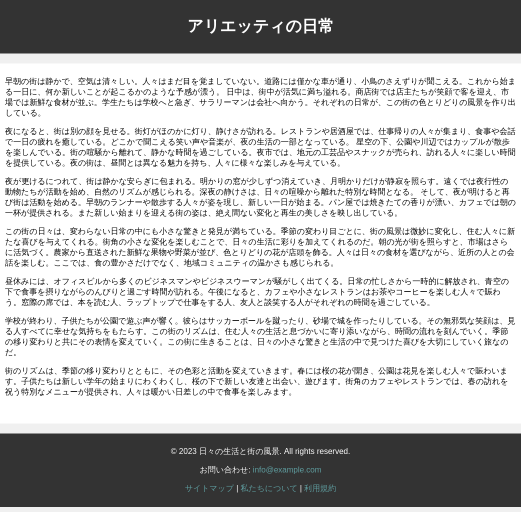
#> input picture python/src/module/img/bf_html.png, 1042 x 1024 px, found by its file name (shown at 1/2 size)
$ python -i detect_rec_divide.py   (imports and definitions only)
#> lines starting #> are read from the running program, lines starting #| are printed output that depends on the picture; after the words box and inside, x2 and y2 are one past the last pixel; in counts of white or black regions, pixels touching at a corner belong together
# 成功作
# 連番の色枠付き画像を生成＆対応する赤枠と緑枠を出力＆赤枠と緑枠の座標と幅と高さを出力＆配置の差異判定
# 参考サイト：https://sosotata.com/spot7differences/
import cv2
import os
import numpy as np
import subprocess
import math


RED_TEXT_START = "\033[91m"
RED_TEXT_END = "\033[0m"
GREEN_TEXT_START = "\033[92m"
GREEN_TEXT_END = "\033[0m"


def str_red(text):
    """
    文字列を赤色で装飾する関数

    Parameters:
    - text (str): 装飾する文字列

    Returns:
    - decorated_text (str): 赤色で装飾された文字列
    """
    # return text
    return f"{RED_TEXT_START}{text}{RED_TEXT_END}"


def str_green(text):
    """
    文字列を緑色で装飾する関数

    Parameters:
    - text (str): 装飾する文字列

    Returns:
    - decorated_text (str): 緑色で装飾された文字列
    """
    # return text
    return f"{GREEN_TEXT_START}{text}{GREEN_TEXT_END}"


def update_text_positions(contour, text_positions, threshold_distance=0):
    """
    検出した枠において、近い枠同士を結合する関数

    Parameters:
    - contour (list): 検出した輪郭の座標情報
    - text_positions (list): 既存のテキスト位置情報が格納されたリスト
    - threshold_distance (int): 枠を結合するための距離の閾値

    Description:
    与えられた検出した輪郭と既存のテキスト位置情報を比較し、
    近い枠同士を結合する。結合された場合は既存のテキスト位置情報を更新し、
    結合されない場合は新しいテキスト位置情報を追加する。
    """
    x, y, w, h = cv2.boundingRect(contour)
    center_x, center_y = x + w // 2, y + h // 2

    is_added_to_existing = False
    for text_position in text_positions:
        dist = np.sqrt((center_x - text_position[0]) ** 2 + (center_y - text_position[1]) ** 2)
        if dist < threshold_distance:
            text_position[0] = (text_position[0] + center_x) // 2
            text_position[1] = (text_position[1] + center_y) // 2
            text_position[2] = min(text_position[2], x)
            text_position[3] = min(text_position[3], y)
            text_position[4] = max(text_position[4], x + w)
            text_position[5] = max(text_position[5], y + h)
            is_added_to_existing = True
            break

    if not is_added_to_existing:
        text_positions.append([center_x, center_y, x, y, x + w, y + h])


def filter_contours_by_area(contours, threshold_area=10):
    """
    一定の面積以下の輪郭を除外する関数

    Parameters:
    - contours (list): 輪郭情報が格納されたリスト
    - threshold_area (int): 一定の面積の閾値（適宜調整する）

    Returns:
    - filtered_contours (list): 面積が閾値以上の輪郭のみを格納したリスト
    """

    filtered_contours = []

    for contour in contours:
        area = cv2.contourArea(contour)

        if area > threshold_area:
            filtered_contours.append(contour)

    return filtered_contours


def match_red_and_green_rectangles(red_rectangles, green_rectangles, distance_threshold=0):
    """
    赤枠と緑枠の対応付けを行う関数

    Parameters:
    - red_rectangles (list): 赤枠の座標情報が格納されたリスト
    - green_rectangles (list): 緑枠の座標情報が格納されたリスト
    - distance_threshold (int): 赤枠と緑枠を対応付けるための距離の閾値（適宜調整する）

    Returns:
    - match_list (list): マッチング結果を格納したリスト
    """

    match_list = []  # マッチング結果を格納するリスト
    used_green_rect_indices = set()  # すでに対応付けされた緑枠のインデックスを格納する集合

    for i, (x1, y1, w1, h1) in enumerate(red_rectangles, start=1):
        min_distance = float('inf')  # 最小距離を初期化
        closest_green_rect_index = None  # 最も近い緑枠のインデックスを初期化

        for j, (x2, y2, w2, h2) in enumerate(green_rectangles, start=1):
            if j-1 in used_green_rect_indices:  # すでに対応付けされた緑枠はスキップする
                continue

            # 赤枠と緑枠の中心座標を計算
            center_x1 = x1 + w1 // 2
            center_y1 = y1 + h1 // 2
            center_x2 = x2 + w2 // 2
            center_y2 = y2 + h2 // 2

            # 中心座標間の距離を計算
            distance = np.sqrt((center_x1 - center_x2)**2 + (center_y1 - center_y2)**2)

            if distance < distance_threshold and distance < min_distance:
                min_distance = distance
                closest_green_rect_index = j-1

        if closest_green_rect_index is not None:
            match_list.append((i, closest_green_rect_index+1, red_rectangles[i-1], green_rectangles[closest_green_rect_index]))
            used_green_rect_indices.add(closest_green_rect_index)  # 対応付けされた緑枠のインデックスを集合に追加する

    print("\n【 対応する枠ペア情報 】")
    print(f"・枠ペアの数: {int(len(match_list))}")
    for match in match_list:
        red_index, green_index, red_rect, green_rect = match
        # print(f"・{str_red('赤枠')}{red_index:2} と{str_green('緑枠')}{green_index:2} は対応します")

        # 赤枠の座標情報
        red_x, red_y, red_w, red_h = red_rect
        # print(f"    赤枠: 左上({red_x}, {red_y}), 幅{red_w}, 高さ{red_h}")

        # 緑枠の座標情報
        green_x, green_y, green_w, green_h = green_rect
        # print(f"    緑枠: 左上({green_x}, {green_y}), 幅{green_w}, 高さ{green_h}")
    print("")

    return match_list


def detect_pos_diff(match_list, tolerance=5):
    """
    配置の差異を検出する関数

    Parameters:
    - match_list (list): マッチング結果が格納されたリスト
    - tolerance (int): 幅と高さの差の許容誤差

    Returns:
    - count (int): 配置の差異が検出された箇所の数
    """
    count = 0

    for i, (red_point, green_point, red_rect, green_rect) in enumerate(match_list, start=1):
        x1, y1, w1, h1 = red_rect
        x2, y2, w2, h2 = green_rect

        # 赤枠と緑枠の座標の差を計算
        x_diff = x1 - x2
        y_diff = y1 - y2
        w_diff = w1 - w2
        h_diff = h1 - h2

        # 幅と高さの差が許容誤差以内のとき
        if abs(w_diff) <= tolerance and abs(h_diff) <= tolerance:
            # x座標またはy座標の差が0以外のとき
            if x_diff != 0 or y_diff != 0:
                count += 1  # いくつ差異箇所があったかをカウント

                # 差を表示
                print(f"({str_red('赤枠')}{red_point}, {str_green('緑枠')}{green_point}): "
                      f"x座標差={abs(x_diff):5}, y座標差={abs(y_diff):5}, 幅差={abs(w_diff):2}, 高低差={abs(h_diff):2}")

    return count


def main():
    """

        前処理（画像の読み込み＆画像処理）

    """
    # 保存先ディレクトリを作成
    # output_dir = os.path.join(os.path.dirname(os.path.abspath(__file__)), "high_png/")
    output_dir = os.path.join(os.path.dirname(os.path.abspath(__file__)), "img/")
    # フォルダが存在しない場合は作成
    if not os.path.exists(output_dir):
        os.makedirs(output_dir)
    # ファイル名を生成
    output_file_name_A = 'bf_html.png'
    output_file_name_B = 'af_html.png'
    # ファイルパスを作成
    output_file_path_A = os.path.join(output_dir, output_file_name_A)
    output_file_path_B = os.path.join(output_dir, output_file_name_B)

    # 画像読み込み
    before_img = cv2.imread(output_file_path_A)
#> before_img is the input picture: shape (1024, 1042, 3); mean B, G, R 189.3, 189.3, 189.2
    after_img = cv2.imread(output_file_path_B)
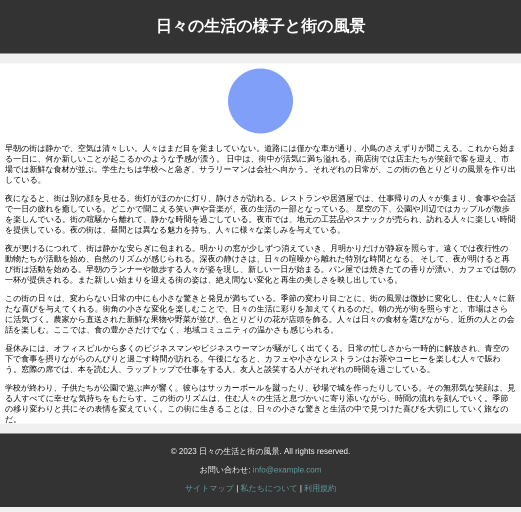
#> input picture python/src/module/img/af_html.png, 1042 x 1024 px, found by its file name (shown at 1/2 size)
#> after_img is the input picture: shape (1024, 1042, 3); mean B, G, R 191.4, 190.3, 189.8

    # 画像1のサイズを取得
    height1, width1, _ = before_img.shape
#> height1 = 1024; width1 = 1042

    # 画像2のサイズを取得
    height2, width2, _ = after_img.shape
#> height2 = 1024; width2 = 1042

    # ターゲットのサイズ
    target_width = 2613
    target_height = 2567

    # サイズが異なる場合はリサイズ
    if (width1, height1) != (width2, height2):
        before_img = cv2.resize(before_img, (target_width, target_height))
        after_img = cv2.resize(after_img, (target_width, target_height))
        # # ターゲットの幅を指定し、アスペクト比を維持してリサイズ
        # width = 1200
        # before_img = cv2.resize(before_img, (width, int(before_img.shape[0] * (width / before_img.shape[1]))), interpolation=cv2.INTER_AREA)
        # after_img = cv2.resize(after_img, (width, int(after_img.shape[0] * (width / after_img.shape[1]))), interpolation=cv2.INTER_AREA)

    # 画像処理（グレースケール化＆平滑化＆ぼかし）
    before_gray = cv2.cvtColor(before_img, cv2.COLOR_BGR2GRAY)
    after_gray = cv2.cvtColor(after_img, cv2.COLOR_BGR2GRAY)

    # ヒストグラム均等化は全ての画素の輝度値を均等に分布する。
    # 画像内の局所的な部分（極端に明るいor暗い部分）があると、
    # その部分のコントラスが強調されてしまう。
    # また、ノイズが強い場合、均等化によりノイズが増幅されてしまう。
    # clahe = cv2.createCLAHE(clipLimit=30.0, tileGridSize=(10, 10))
    # before_gray = clahe.apply(before_gray)
    # after_gray = clahe.apply(after_gray)

    # before_gray = cv2.GaussianBlur(before_gray, (11, 11), 0)
    # after_gray = cv2.GaussianBlur(after_gray, (11, 11), 0)

    # 画像の差分を計算
    diff = cv2.absdiff(before_gray, after_gray)
    ret, diff = cv2.threshold(diff, 0, 255, cv2.THRESH_BINARY + cv2.THRESH_OTSU)
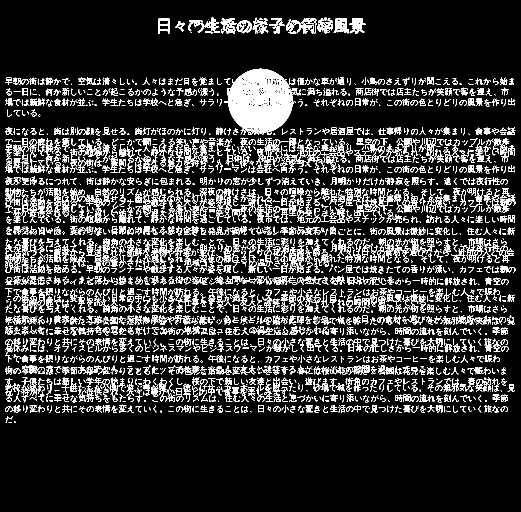
#> diff: shape (1024, 1042) (shown at 1/2 size); 14% white in thin lines or dots, all inside (x1, y1, x2, y2) = (10, 35, 1031, 846)
#> ret = 89
    # diff = cv2.GaussianBlur(diff, (11, 11), 0)

    ### 枠づけ ###
    red_rectangles = []  # 赤枠の情報を格納するリスト
    green_rectangles = []  # 緑枠の情報を格納するリスト
    text_positions_before = []  # 変更前画像から変更後画像を引いた差分画像における、文字の位置情報を格納するリスト
    text_positions_after = []  # 変更後画像から変更前画像を引いた差分画像における、文字の位置情報を格納するリスト
    all_text_positions = []  # 上記２つのリストを足し合わせた、文字の位置情報を格納するリスト
    correct_contours_before = [] # 赤枠の情報（左上隅座標(x, y)と幅、高さ）を格納するリスト
    correct_contours_after = [] # 緑枠の情報（左上隅座標(x, y)と幅、高さ）を格納するリスト

    # 二値化
    ret, before_bin = cv2.threshold(before_gray, 0, 255, cv2.THRESH_BINARY + cv2.THRESH_OTSU)
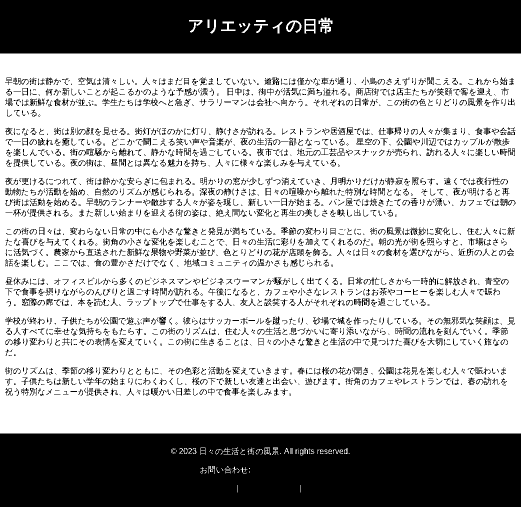
#> before_bin: shape (1024, 1042) (shown at 1/2 size); 68.7% white; 2480 black regions (1065 under 20 px), largest, box (x1, y1, x2, y2) and area: (0, 867, 1042, 1014) 151426, (0, 0, 1042, 107) 108960, (302, 497, 332, 512) 196
#> ret = 152
    before_bin = cv2.GaussianBlur(before_bin, (11, 11), 0)
    ret, after_bin = cv2.threshold(after_gray, 0, 255, cv2.THRESH_BINARY + cv2.THRESH_OTSU)
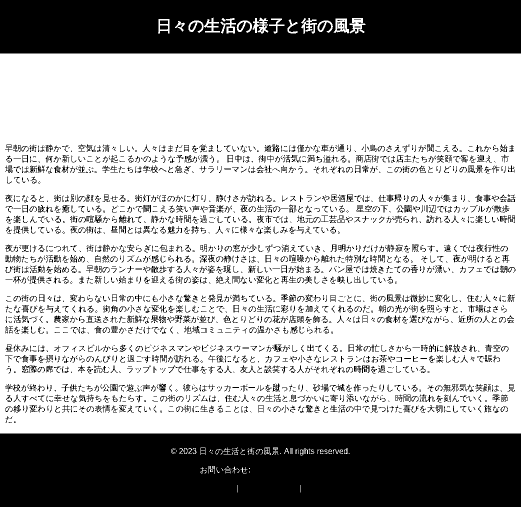
#> after_bin: shape (1024, 1042) (shown at 1/2 size); 69.7% white; 2241 black regions (980 under 20 px)
#> ret = 151
    after_bin = cv2.GaussianBlur(after_bin, (11, 11), 0)

    # 白黒を逆にする
    before_bin_reverse = cv2.bitwise_not(before_bin)
    after_bin_reverse = cv2.bitwise_not(after_bin)

    # 画像Aから画像Bを引くことで1枚目の画像の差分のみを取得
    diff_before = cv2.subtract(before_bin_reverse, after_bin_reverse)
    diff_after = cv2.subtract(after_bin_reverse, before_bin_reverse)
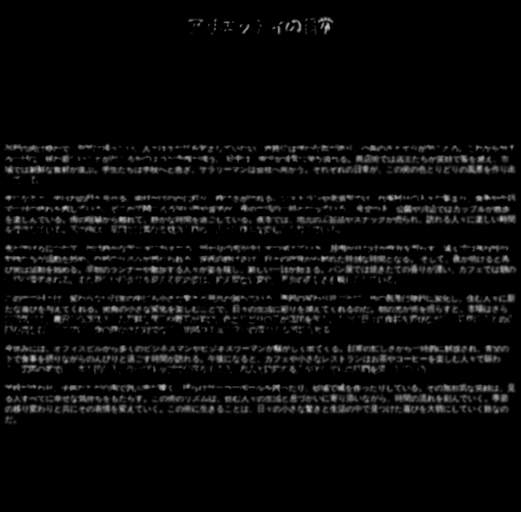
#> diff_after: shape (1024, 1042) (shown at 1/2 size); min 0, max 198, mean 11.1


    """

        差分検出

    """
    # 差分画像内の輪郭を検出
    contours_before, _ = cv2.findContours(diff_before, cv2.RETR_EXTERNAL, cv2.CHAIN_APPROX_SIMPLE)
#> contours_before = 100 contours, 33 with area under 20; largest, box (x1, y1, x2, y2) and area: (6, 150, 1034, 238) 62938, (6, 250, 1035, 338) 55658, (155, 350, 1036, 439) 52284, (7, 450, 1033, 538) 46120, (504, 629, 1034, 696) 22390
    contours_after, _ = cv2.findContours(diff_after, cv2.RETR_EXTERNAL, cv2.CHAIN_APPROX_SIMPLE)
#> contours_after = 127 contours, 47 with area under 20; largest, box (x1, y1, x2, y2) and area: (6, 763, 1034, 851) 50910, (6, 686, 1022, 752) 44068, (6, 587, 751, 672) 32783, (6, 487, 670, 573) 24908, (513, 286, 1034, 352) 18804
    all_contours = contours_before + contours_after
#> all_contours = 227 contours, 80 with area under 20; largest, box (x1, y1, x2, y2) and area: (6, 150, 1034, 238) 62938, (6, 250, 1035, 338) 55658, (155, 350, 1036, 439) 52284, (6, 763, 1034, 851) 50910, (7, 450, 1033, 538) 46120
    print("\n---------------------------差分検出結果---------------------------")
    print("【 各処理後の枠数 】")
    print(f"・検出した{str_red('赤枠')}の数: {len(contours_before)}")
#| ・検出した[91m赤枠[0mの数: 100
    print(f"・検出した{str_green('緑枠')}の数: {len(contours_after)}")
#| ・検出した[92m緑枠[0mの数: 127

    # 面積が一定以下の輪郭を除外
    filtered_contours_before = filter_contours_by_area(contours_before)
#> the loop in filter_contours_by_area, `for contour in contours:` made 100 passes
#> area on passes 2, 3, 6, 7, 8, 9, 12, 13, 14, 15, 16, 20: 57, 62.5, 62, 60, 70, 195.5, 24.5, 20, 12812.5, 21724.5, 151, 21.5
#> after the loop in filter_contours_by_area, `for contour in contours:`: filtered_contours = 74 contours, 7 with area under 20; largest, box (x1, y1, x2, y2) and area: (6, 150, 1034, 238) 62938, (6, 250, 1035, 338) 55658, (155, 350, 1036, 439) 52284, (7, 450, 1033, 538) 46120, (504, 629, 1034, 696) 22390
#> filtered_contours_before has the same summary as filtered_contours in filter_contours_by_area
    filtered_contours_after = filter_contours_by_area(contours_after)
#> the loop in filter_contours_by_area (call 2), `for contour in contours:` made 127 passes
#> area on passes 2, 3, 5, 13, 14, 15, 19, 20, 21, 23, 24, 25: 50910, 983.5, 30.5, 120, 44068, 20.5, 39.5, 23.5, 46.5, 154, 182, 82
#> after the loop in filter_contours_by_area (call 2), `for contour in contours:`: filtered_contours = 96 contours, 16 with area under 20; largest, box (x1, y1, x2, y2) and area: (6, 763, 1034, 851) 50910, (6, 686, 1022, 752) 44068, (6, 587, 751, 672) 32783, (6, 487, 670, 573) 24908, (513, 286, 1034, 352) 18804
#> filtered_contours_after has the same summary as filtered_contours in filter_contours_by_area
    filtered_all_contours = filtered_contours_before + filtered_contours_after
#> filtered_all_contours = 170 contours, 23 with area under 20; largest, box (x1, y1, x2, y2) and area: (6, 150, 1034, 238) 62938, (6, 250, 1035, 338) 55658, (155, 350, 1036, 439) 52284, (6, 763, 1034, 851) 50910, (7, 450, 1033, 538) 46120
    print(f"・ノイズ除去後の{str_red('赤枠')}の数: {len(filtered_contours_before)}")
#| ・ノイズ除去後の[91m赤枠[0mの数: 74
    print(f"・ノイズ除去後の{str_green('緑枠')}の数: {len(filtered_contours_after)}")
#| ・ノイズ除去後の[92m緑枠[0mの数: 96

    # 赤枠に対して処理を行う
    for contour in filtered_contours_before:
        update_text_positions(contour, text_positions_before)
#> this loop made 74 passes
#> (x in update_text_positions, y in update_text_positions, w in update_text_positions, h in update_text_positions, center_x in update_text_positions, center_y in update_text_positions) on passes 1 to 12: (397, 941, 11, 10, 402, 946), (445, 934, 10, 11, 450, 939), (429, 903, 11, 11, 434, 908), (341, 903, 10, 10, 346, 908), (666, 897, 11, 11, 671, 902), (561, 777, 23, 16, 572, 785), (523, 737, 5, 9, 525, 741), (496, 733, 5, 8, 498, 737), (593, 729, 426, 47, 806, 752), (6, 729, 595, 67, 303, 762), (7, 701, 28, 11, 21, 706), (15, 656, 5, 8, 17, 660)
    # 緑枠に対して処理を行う
    for contour in filtered_contours_after:
        update_text_positions(contour, text_positions_after)
#> this loop made 96 passes
#> (x in update_text_positions, y in update_text_positions, w in update_text_positions, h in update_text_positions, center_x in update_text_positions, center_y in update_text_positions) on passes 1 to 10: (6, 763, 1028, 88, 520, 807), (6, 763, 107, 22, 59, 774), (333, 743, 8, 8, 337, 747), (237, 743, 5, 7, 239, 746), (460, 742, 5, 6, 462, 745), (358, 742, 5, 6, 360, 745), (285, 742, 4, 7, 287, 745), (802, 728, 22, 14, 813, 735), (6, 686, 1016, 66, 514, 719), (32, 665, 5, 7, 34, 668)
#> (x in update_text_positions, y in update_text_positions, w in update_text_positions, h in update_text_positions) on pass 11: (325, 661, 7, 11)
    all_text_positions = text_positions_before + text_positions_after
    print(f"・近接枠結合後の{str_red('赤枠')}の数: {len(text_positions_before)}")
    print(f"・近接枠結合後の{str_green('緑枠')}の数: {len(text_positions_after)}")

    # 枠の左上隅座標・幅・高さの情報をもつリストの作成
    for position in text_positions_before:
        x1, y1, x2, y2 = position[2:]
        correct_contours_before.append([x1, y1, x2-x1, y2-y1])

    # 枠の左上隅座標・幅・高さの情報をもつリストの作成
    for position in text_positions_after:
        x1, y1, x2, y2 = position[2:]
        correct_contours_after.append([x1, y1, x2-x1, y2-y1])

    # 赤枠を描画
    for c in correct_contours_before:
        x, y, w, h = c

        if w > 1 and h > 1:
            # 差異が２枚目の画像で大きい場合、赤色で表示
            cv2.rectangle(before_img, (x, y), (x + w, y + h), (0, 0, 255), 3)
            red_rectangles.append((x, y, w, h))

    # 緑枠を描画
    for c in correct_contours_after:
        x, y, w, h = c

        if w > 1 and h > 1:
            # 差異が１枚目の画像で大きい場合、緑色で表示
            cv2.rectangle(after_img, (x, y), (x + w, y + h), (0, 255, 0), 4)
            green_rectangles.append((x, y, w, h))

    # red_rectangles の各矩形を x^2 + y^2 の和で昇順にソートする
    red_rectangles.sort(key=lambda rect: math.sqrt(rect[0]**2 + rect[1]**2))
    # red_rectangles の各矩形を x^2 + y^2 の和で昇順にソートする
    green_rectangles.sort(key=lambda rect: math.sqrt(rect[0]**2 + rect[1]**2))

    # 対応する赤枠と緑枠を見つけて表示する
    match_list = match_red_and_green_rectangles(red_rectangles, green_rectangles)
#> the loop in match_red_and_green_rectangles, `for i, (x1, y1, w1, h1) in enumerate(red_rectangles, start=1):` made 74 passes
#> (x1, y1, w1, h1) on passes 1 to 12: (6, 150, 1028, 88), (6, 250, 1029, 88), (7, 298, 45, 16), (53, 298, 78, 35), (311, 33, 33, 39), (7, 317, 66, 17), (345, 31, 224, 41), (6, 351, 170, 66), (155, 350, 881, 89), (7, 417, 139, 21), (7, 450, 1026, 88), (116, 455, 10, 8)
#| ・枠ペアの数: 0

    # 赤枠に番号を割り振りながら座標を出力
    for i, (x, y, w, h) in enumerate(red_rectangles, start=1):
        cv2.putText(before_img, str(i), (x, y-5), cv2.FONT_HERSHEY_SIMPLEX, 1, (0, 0, 255), 3)
#> this loop made 74 passes
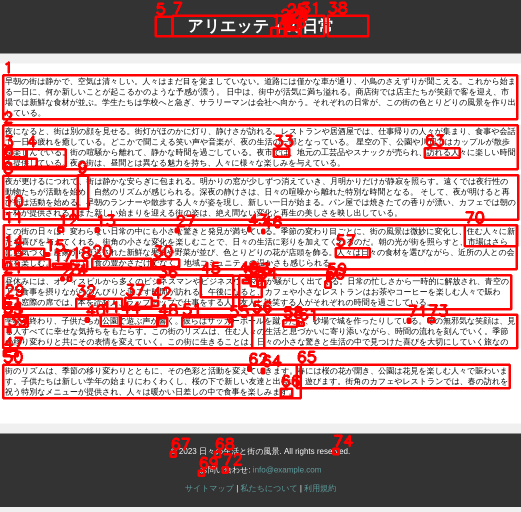
#> before_img: shape (1024, 1042, 3) (shown at 1/2 size); mean B, G, R 160.8, 160.8, 192.2
        # print(f"赤枠{i:2}: x座標 ={x:5}, y座標 ={y:5}, 幅 ={w:4}, 高さ ={h:3}")

    # 緑枠に番号を割り振りながら座標を出力
    for i, (x, y, w, h) in enumerate(green_rectangles, start=1):
        cv2.putText(after_img, str(i), (x, y-5), cv2.FONT_HERSHEY_SIMPLEX, 1, (0, 255, 0), 3)
#> this loop made 96 passes
#> (x, y, w, h) on passes 1 to 12: (6, 286, 192, 85), (153, 285, 91, 19), (154, 312, 30, 11), (189, 309, 203, 43), (35, 364, 6, 7), (373, 35, 36, 22), (377, 62, 12, 8), (251, 291, 8, 10), (7, 385, 506, 87), (254, 290, 51, 38), (6, 389, 68, 17), (261, 290, 13, 17)
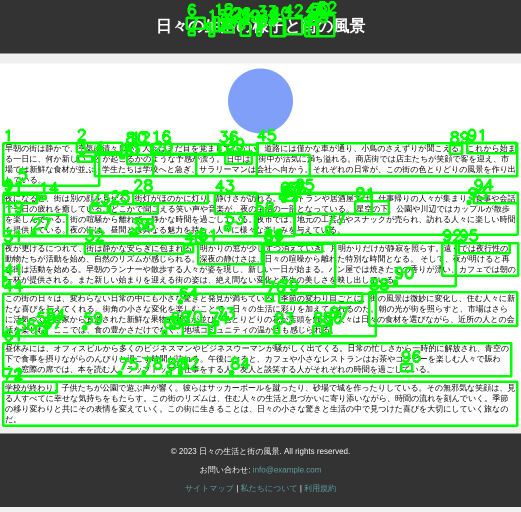
#> after_img: shape (1024, 1042, 3) (shown at 1/2 size); mean B, G, R 161.4, 193.3, 159.9
        # print(f"緑枠{i:2}: x座標 ={x:5}, y座標 ={y:5}, 幅 ={w:4}, 高さ ={h:3}")


    """

        差分の種類判定

    """
    # [7 lines of commented-out code are left out]

    """

        後処理（差分画像を保存）

    """
    ### 差分画像を保存 ###
    output_file_name1 = "before.png"
    output_file_name2 = "after.png"
    output_dir2 = os.path.join(os.path.dirname(os.path.abspath(__file__)), "test_png")
    # フォルダが存在しない場合は作成
    if not os.path.exists(output_dir2):
        os.makedirs(output_dir2)
        command = f"sudo chown -R aridome:aridome {output_dir2}"
        # コマンドを実行
        subprocess.call(command, shell=True)
#> (this line was passed over: subprocess is not available in this run)

    # ファイルパスを作成
    output_file_path = os.path.join(output_dir2, output_file_name1)

    # 画像を保存する
    cv2.imwrite(output_file_path, before_img)

    # ファイルパスを作成
    output_file_path = os.path.join(output_dir2, output_file_name2)

    # 画像を保存する
    cv2.imwrite(output_file_path, after_img)

    print("------------------------------------------------------------------\n")

    print(f"2つの画像の差異部分に枠をつけた画像を{output_dir2}に保存しました")

>>> result = main()
